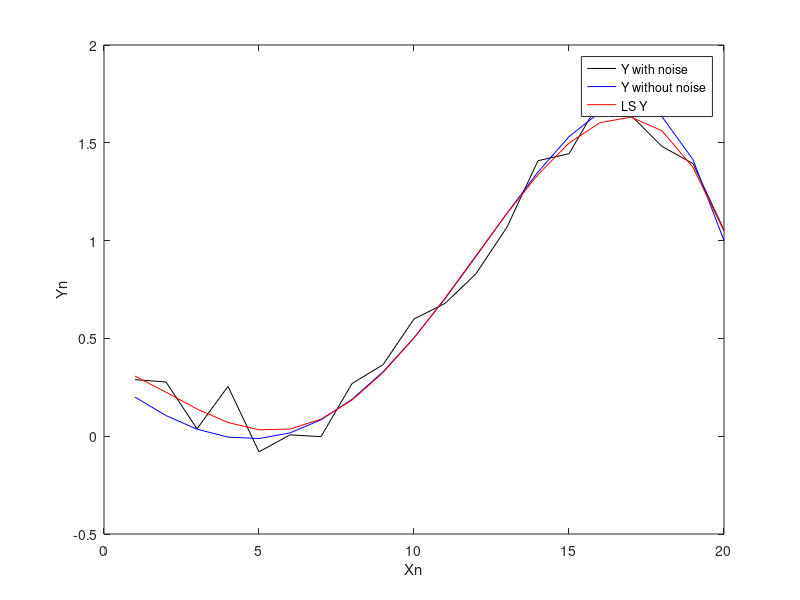

MATLAB code for this plot: (Note: this script raises an error after producing the figure.)
close all;
clc;
clear;
% VARIABLES %
N = 20;
xmin = 0;
xmax = 2;
sigma = sqrt(0.1);
mu = 0;
theta = [0.2; -1; 0.9; 0.7; 0 ; -0.2];
x = linspace(xmin,xmax,N).';
% --------- %

X = [ones(size(x)) x power(x,2) power(x,3) power(x,4) power(x,5)];
H = mu + 0.1*randn(N,1); % NOISE 
Y = (X * theta) + H;
Y_clean = (X * theta);

least_squares_theta =  inv((X.' * X))  * (X.' * Y(:));
Y_new = X * least_squares_theta;

plot(Y,'-k');
hold on;
plot(Y_clean , '-b');
hold on;
plot(Y_new , '-r');
xlabel('Xn');
ylabel('Yn');
lgd = legend('Y with noise','Y without noise','LS Y');
lgd.Location = 'northwest';
hold off;
mean_square_error = immse(Y , Y_new);

% 1000 Data points%
test_n = 1000;
test_x = xmin + rand(1,test_n)*(xmax - xmin); test_x = test_x.'; test_x = sortrows(test_x);
test_X = [ones(size(test_x)) test_x power(test_x,2) power(test_x,3) power(test_x,4) power(test_x,5)];
% H1 = mu + 0.1*randn(n,1); Y1 = (X1 * theta) + H1;

test_Y = (test_X * theta);

test_prediction_Y  = test_X * least_squares_theta;
test_mean_square_error = immse(test_Y , test_prediction_Y);

fprintf(' The mean-squared error for our test set with N=1000 is:  %f\n', test_mean_square_error);

plot(test_Y,'-k');
hold on;
plot(test_prediction_Y , '-b');
hold on;
xlabel('Xn');
ylabel('Yn');
lgd = legend('test Y','test predicted Y');
lgd.Location = 'northwest';
hold off;



